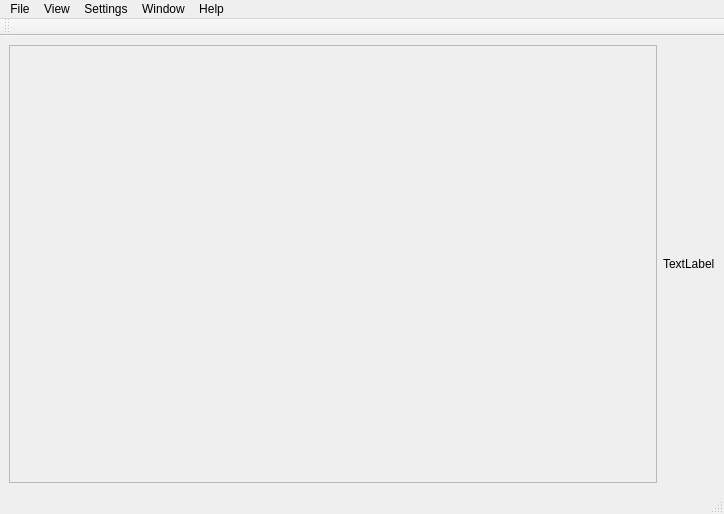
<?xml version="1.0" encoding="UTF-8"?>
<ui version="4.0">
 <class>MainWindow</class>
 <widget class="QMainWindow" name="MainWindow">
  <property name="geometry">
   <rect>
    <x>0</x>
    <y>0</y>
    <width>724</width>
    <height>514</height>
   </rect>
  </property>
  <property name="windowTitle">
   <string>MainWindow</string>
  </property>
  <widget class="QWidget" name="centralwidget">
   <layout class="QHBoxLayout" name="horizontalLayout">
    <item>
     <widget class="QScrollArea" name="scrollArea">
      <property name="widgetResizable">
       <bool>true</bool>
      </property>
      <widget class="QWidget" name="scrollAreaWidgetContents">
       <property name="geometry">
        <rect>
         <x>0</x>
         <y>0</y>
         <width>639</width>
         <height>435</height>
        </rect>
       </property>
      </widget>
     </widget>
    </item>
    <item>
     <widget class="QLabel" name="label">
      <property name="text">
       <string>TextLabel</string>
      </property>
     </widget>
    </item>
   </layout>
  </widget>
  <widget class="QMenuBar" name="menubar">
   <property name="geometry">
    <rect>
     <x>0</x>
     <y>0</y>
     <width>724</width>
     <height>20</height>
    </rect>
   </property>
   <widget class="QMenu" name="menurqt_record">
    <property name="title">
     <string>File</string>
    </property>
    <addaction name="actionopen"/>
    <addaction name="actionclose"/>
    <addaction name="actionquit"/>
   </widget>
   <widget class="QMenu" name="menuView">
    <property name="title">
     <string>View</string>
    </property>
   </widget>
   <widget class="QMenu" name="menuSettings">
    <property name="title">
     <string>Settings</string>
    </property>
   </widget>
   <widget class="QMenu" name="menuWindow">
    <property name="title">
     <string>Window</string>
    </property>
    <addaction name="actionMinimize"/>
   </widget>
   <widget class="QMenu" name="menuHelp">
    <property name="title">
     <string>Help</string>
    </property>
    <addaction name="actionAbout"/>
    <addaction name="actionAbout_2"/>
   </widget>
   <addaction name="menurqt_record"/>
   <addaction name="menuView"/>
   <addaction name="menuSettings"/>
   <addaction name="menuWindow"/>
   <addaction name="menuHelp"/>
  </widget>
  <widget class="QStatusBar" name="statusbar"/>
  <widget class="QToolBar" name="toolBar">
   <property name="windowTitle">
    <string>toolBar</string>
   </property>
   <attribute name="toolBarArea">
    <enum>TopToolBarArea</enum>
   </attribute>
   <attribute name="toolBarBreak">
    <bool>false</bool>
   </attribute>
  </widget>
  <action name="actionopen">
   <property name="checkable">
    <bool>false</bool>
   </property>
   <property name="checked">
    <bool>false</bool>
   </property>
   <property name="text">
    <string>open</string>
   </property>
  </action>
  <action name="actionclose">
   <property name="text">
    <string>close</string>
   </property>
  </action>
  <action name="actionquit">
   <property name="text">
    <string>Quit</string>
   </property>
  </action>
  <action name="actionMinimize">
   <property name="text">
    <string>Minimize</string>
   </property>
  </action>
  <action name="actionAbout">
   <property name="text">
    <string>Docs</string>
   </property>
  </action>
  <action name="actionAbout_2">
   <property name="text">
    <string>About</string>
   </property>
  </action>
 </widget>
 <resources/>
 <connections/>
</ui>
